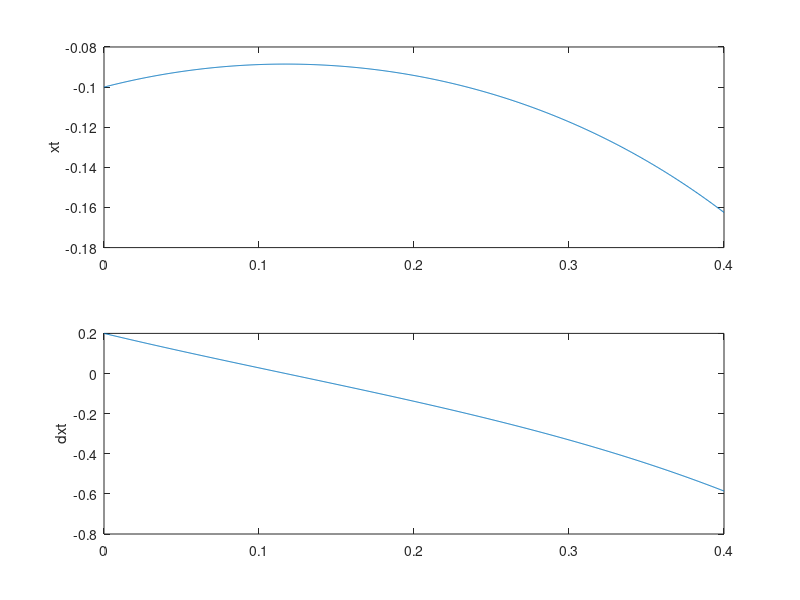

This figure's MATLAB source:
clear variables;
close all;
H=0.53;
Tc=sqrt(H/9.8);

x0=-0.1;
dx0=0.2;
td=0.4;

tLind=linspace(0,td,1000);
xt=x0*cosh(tLind./Tc)+Tc*dx0*sinh(tLind./Tc);
dxt=x0/Tc*sinh(tLind./Tc)+dx0*cosh(tLind./Tc);

figure();
subplot(2,1,1)
plot(tLind,xt);
ylabel('xt');
subplot(2,1,2)
plot(tLind,dxt);
ylabel('dxt');
